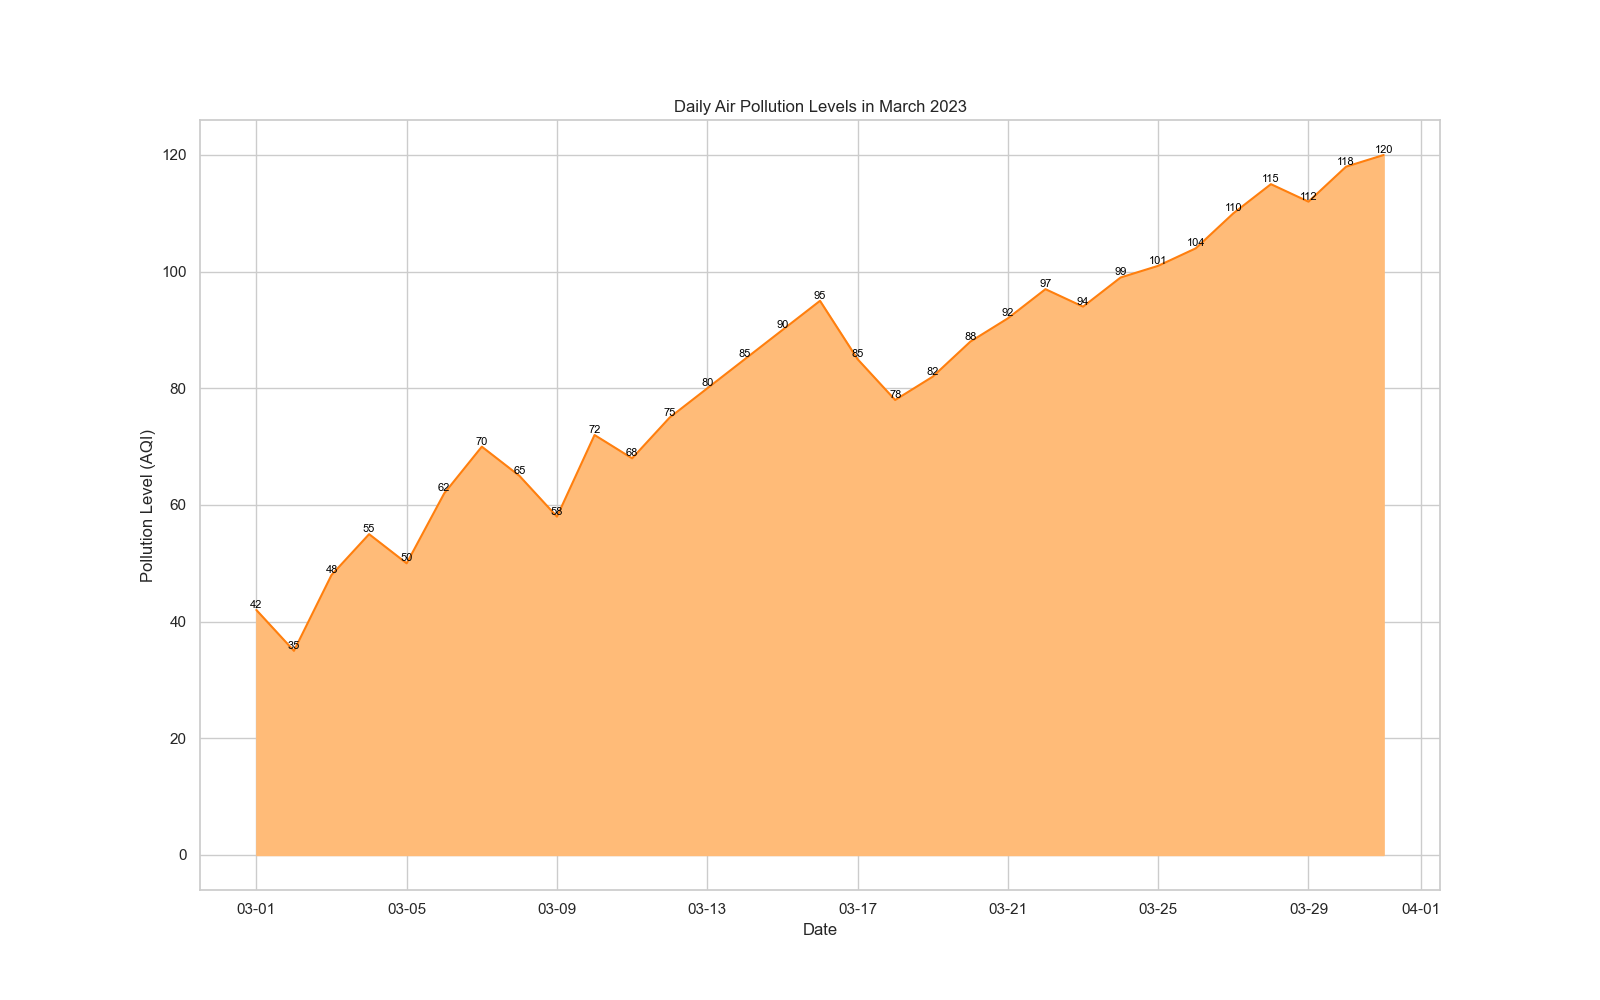

The Python source for this figure:

import pandas as pd
import seaborn as sns
import matplotlib.pyplot as plt
from matplotlib.dates import DateFormatter

data = {
    'Date': pd.date_range(start='2023-03-01', periods=31, freq='D'),
    'Pollution Level': [42, 35, 48, 55, 50, 62, 70, 65, 58, 72, 68, 75, 80, 85, 90, 95, 85, 78, 82, 88, 92, 97, 94, 99, 101, 104, 110, 115, 112, 118, 120]
}

df = pd.DataFrame(data)

plt.figure(figsize=(16, 10))
sns.set_theme(style="whitegrid")
ax = sns.lineplot(x='Date', y='Pollution Level', data=df, color='#ff7f0e')
ax.fill_between(df['Date'], df['Pollution Level'], color="#ffbb78")
ax.set(title='Daily Air Pollution Levels in March 2023', xlabel='Date', ylabel='Pollution Level (AQI)')
date_form = DateFormatter("%m-%d")
ax.xaxis.set_major_formatter(date_form)

for index, row in df.iterrows():
    ax.text(row['Date'], row['Pollution Level'], f'{row["Pollution Level"]}', 
            ha='center', va='bottom', fontsize=8, color='black')

plt.show()
